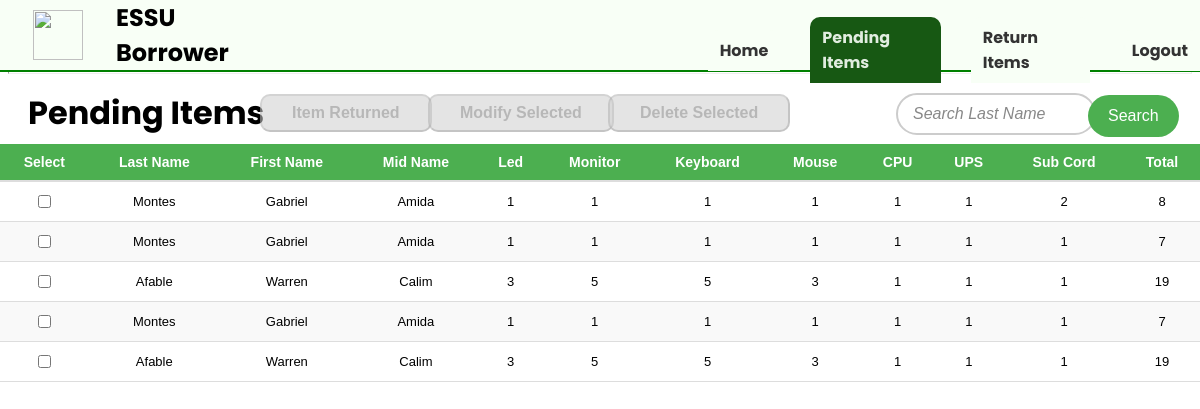
Page /pending_items/ on the earlier database version.
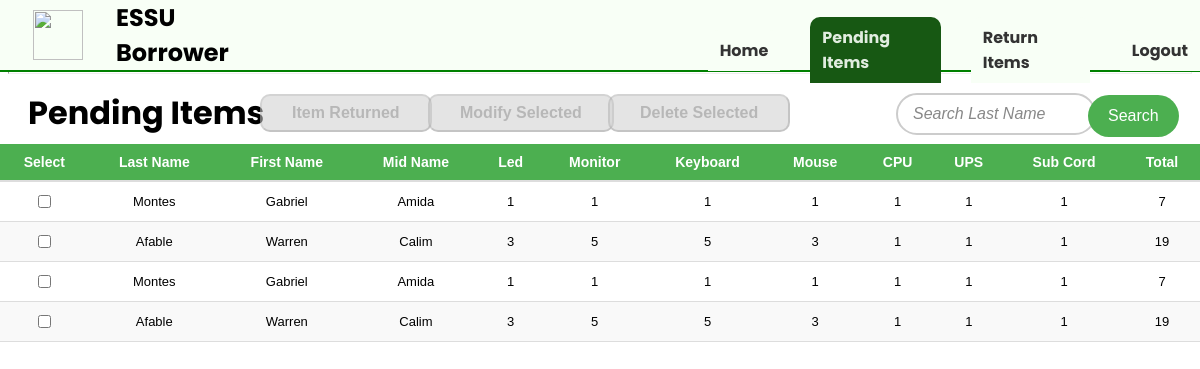
Same page on the later database version.
### borrower_app/models.py (models this page shows, shortened)
class BorrowerInfo(models.Model):
    last_name = models.CharField(max_length=20)
    first_name = models.CharField(max_length=20)
    middle_name = models.CharField(max_length=20)
    projector_qty = models.IntegerField(5)
    led_qty = models.IntegerField(5)
    monitor_qty = models.IntegerField(5)
    keyboard_qty = models.IntegerField(5)
    mouse_qty = models.IntegerField(5)
    cpu_qty = models.IntegerField(5)
    ups_qty = models.IntegerField(5)
    sub_cord_qty = models.IntegerField(5)
    power_cord_qty = models.IntegerField(5)
    def total_quantity(self):
        return (self.led_qty +
                self.monitor_qty +
                self.keyboard_qty +
                self.mouse_qty +
                self.cpu_qty +
                self.ups_qty +
                self.sub_cord_qty)

### borrower_app/views.py (the view)
# urls.py: path('pending_items/', views.pending_items, name="pending_items"),
def pending_items(request):
    borrowers = BorrowerInfo.objects.all()
    borrower_data = []
    for borrower in borrowers:
        total = borrower.total_quantity()
        borrower_data.append({
            'id': borrower.id,  # Ensure borrower.id is passed here
            'last_name': borrower.last_name,
            'first_name': borrower.first_name,
            'middle_name': borrower.middle_name,
            'led_qty': borrower.led_qty,
            'monitor_qty': borrower.monitor_qty,
            'keyboard_qty': borrower.keyboard_qty,
            'mouse_qty': borrower.mouse_qty,
            'cpu_qty': borrower.cpu_qty,
            'ups_qty': borrower.ups_qty,
            'sub_cord_qty': borrower.sub_cord_qty,
            'total': total,
        })
    return render(request, 'borrower_app/pending_items.html', {'borrowers': borrower_data})

### borrower_app/templates/borrower_app/pending_items.html (shortened to what this page needs)
{% extends "borrower_app/control_panel.html" %}
{% block content %}
    <div class="content">
        <h1 class="pend-heading">Pending Items</h1>
        <button id="return-button" class="return-btn-pending" disabled>Item Returned</button>
        <button id="modify-button" class="modify-btn-pending" disabled>Modify Selected</button>
        <button id="delete-button" class="delete-btn-pending" disabled>Delete Selected</button>
        <input  type="search" class="search-borrower" placeholder="Search Last Name" id="search" name="search">
        <button id="search_button" class="search-btn" >Search</button>
        <div class="table-responsive">
            <table class="borrowers">
                <thead>
                    <tr>
                        <th>Select</th>
                        <th>Last Name</th>
                        <th>First Name</th>
                        <th>Mid Name</th>
                        <th>Led</th>
                        <th>Monitor</th>
                        <th>Keyboard</th>
                        <th>Mouse</th>
                        <th>CPU</th>
                        <th>UPS</th>
                        <th>Sub Cord</th>
                        <th>Total</th>
                    </tr>
                </thead>
                <tbody>
                    {% for borrower in borrowers %}
                        <tr>
                            <td>
                                <input type="checkbox" class="select-borrower" value="{{ borrower.id }}">
                            </td>
                            <td>{{ borrower.last_name }}</td>
                            <td>{{ borrower.first_name }}</td>
                            <td>{{ borrower.middle_name }}</td>
                            <td>{{ borrower.led_qty }}</td>
                            <td>{{ borrower.monitor_qty }}</td>
                            <td>{{ borrower.keyboard_qty }}</td>
                            <td>{{ borrower.mouse_qty }}</td>
                            <td>{{ borrower.cpu_qty }}</td>
                            <td>{{ borrower.ups_qty }}</td>
                            <td>{{ borrower.sub_cord_qty }}</td>
                            <td>{{ borrower.total }}</td>
                        </tr>
                    {% endfor %}
                </tbody>
            </table>
        </div>
    </div>
{% endblock content %}

Differences in the rows shown:
removed BorrowerInfo: last_name "Montes", first_name "Gabriel", middle_name "Amida"
Other differences:
list line gone: "☐ 1 1 1 1 1 1 2 8"
